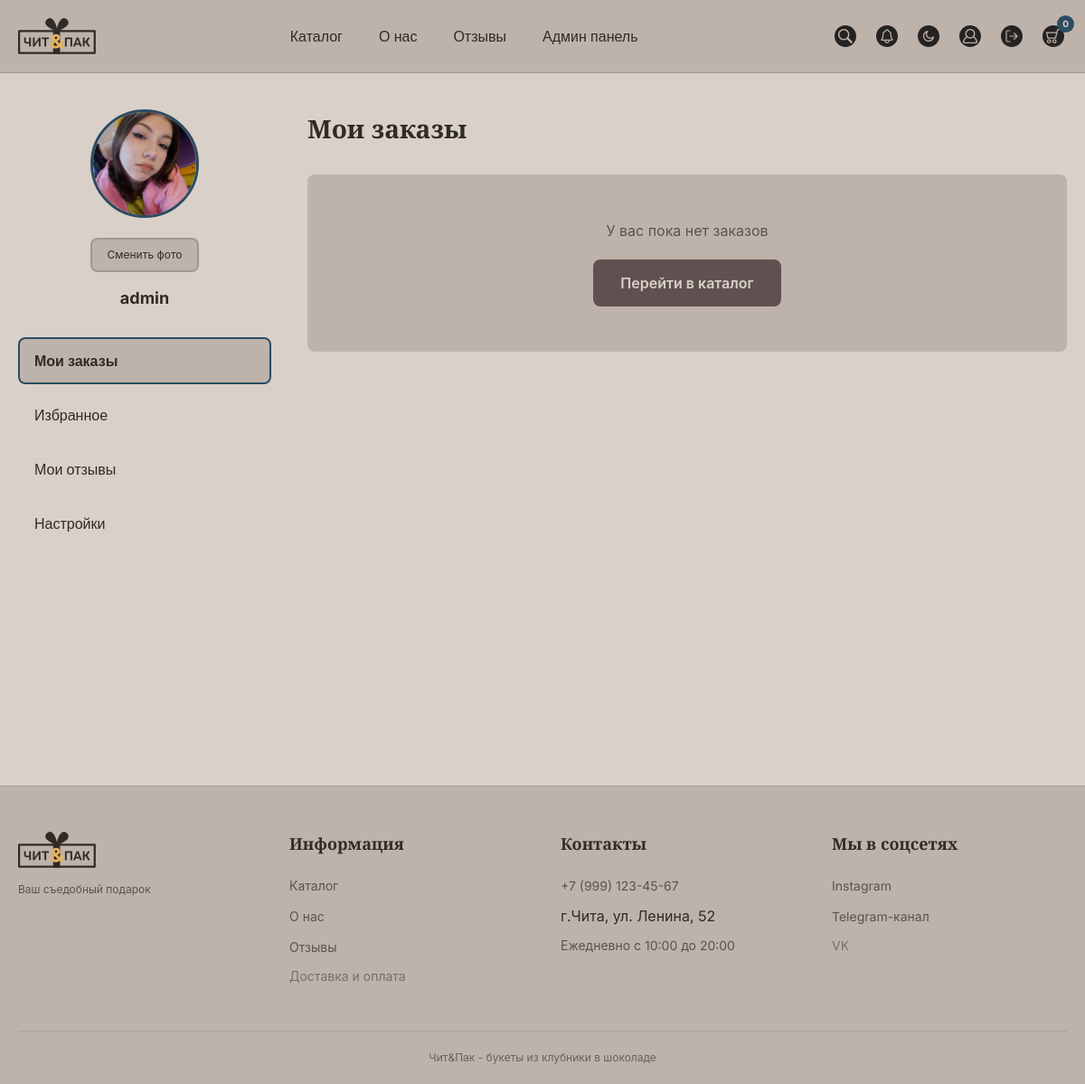
Page /profile/ (signed in) on the committed database.
### accounts/models.py (models this page shows, shortened)
class CustomUser(AbstractUser):
    ROLE_CHOICES = (
        ('client', 'Клиент'),
        ('admin', 'Администратор'),
    )
    role = models.CharField(max_length=10, choices=ROLE_CHOICES, default='client')
    phone = models.CharField(max_length=20, blank=True)
    address = models.TextField(blank=True)
    avatar = models.ImageField(upload_to='avatars/', blank=True, null=True)
    def is_admin_user(self):
        return self.role == 'admin' or self.is_superuser

### accounts/views.py (the view, shortened to what this page needs)
# urls.py: path('profile/', accounts_views.profile, name='profile'),
@login_required
def profile(request):
    orders = Order.objects.filter(user=request.user).order_by('-created_at')
    user_reviews = Review.objects.filter(user=request.user).order_by('-created_at')
    context = {
        'orders': orders,
        'user_reviews': user_reviews,
    }
    return render(request, 'profile.html', context)

### shop/context_processors.py (called while the page is built)
def cart_count(request):
    if request.user.is_authenticated:
        cart = Cart.objects.filter(user=request.user, is_active=True).first()
        count = cart.get_total_items() if cart else 0
        return {'cart_count': count}
    return {'cart_count': 0}

### shop/models.py (called while the page is built)
    def get_total_items(self):
        return sum(item.quantity for item in self.items.all())

### templates/profile.html (shortened to what this page needs)
{% extends 'base.html' %}
{% load static %}
{% block content %}
<section class="profile-section">
    <div class="container">
        <div class="profile-layout">
            <aside class="profile-sidebar">
                <div class="profile-avatar">
                    {% if user.avatar %}
                    <img src="{{ user.avatar.url }}" alt="{{ user.username }}" class="avatar-img">
                    {% else %}
                    <div class="avatar-circle">
                        <span class="avatar-initials">{{ user.username|make_list|first|upper }}</span>
                    </div>
                    {% endif %}
                    <form method="POST" enctype="multipart/form-data" id="avatarForm" class="avatar-form">
                        <label for="avatarUpload" class="avatar-upload-btn">Сменить фото</label>
                    </form>
                    <h3 class="profile-name">{{ user.get_full_name|default:user.username }}</h3>
                </div>
                <nav class="profile-nav">
                    <ul>
                        <li><a href="#orders" class="nav-link active" data-tab="orders">Мои заказы</a></li>
                        <li><a href="#favorites" class="nav-link" data-tab="favorites">Избранное</a></li>
                        <li><a href="#reviews" class="nav-link" data-tab="reviews">Мои отзывы</a></li>
                        <li><a href="#settings" class="nav-link" data-tab="settings">Настройки</a></li>
                    </ul>
                </nav>
            </aside>
            <div class="profile-content">
                <div id="orders-tab" class="tab-content active">
                    <h2 class="content-title">Мои заказы</h2>
                    {% if orders %}
                    <div class="orders-list">
                        {% for order in orders %}
                        <div class="order-card" onclick="showOrderDetails({{ order.id }})">
                            <div class="order-image">
                                {% if order.items.first.product.image %}
                                <img src="{{ order.items.first.product.image.url }}" alt="Заказ #{{ order.id }}">
                                {% else %}
                                <div class="order-image-placeholder"></div>
                                {% endif %}
                            </div>
                            <div class="order-info">
                                <div class="order-header">
                                    <h3 class="order-number">Заказ № {{ order.id }}</h3>
                                    <span class="order-status status-{{ order.status }}">
                                        {{ order.get_status_display }}
                                    </span>
                                </div>
                                <div class="order-details">
                                    <p class="order-date">{{ order.created_at|date:"d.m.Y, H:i" }}</p>
                                    <p class="order-amount">Сумма: {{ order.total_price }} ₽</p>
                                    <p class="order-items-count">Товаров: {{ order.items.count }}</p>
                                </div>
                            </div>
                        </div>
                        {% endfor %}
                    </div>
                    {% else %}
                    <div class="empty-orders">
                        <p>У вас пока нет заказов</p>
                        <a href="/catalog/" class="btn-primary">Перейти в каталог</a>
                    </div>
                    {% endif %}
                </div>
            </div>
        </div>
    </div>
</section>
{% endblock %}

### static/css/style.css (style rules this page uses)
:root { --bg-page-light: #d9d0c9; --header-card-light: #beb3ab; --text-light: #302b27; --bg-page-dark: #605151; --header-card-dark: #302b27; --text-dark: #d9d0c9; --bg-page: var(--bg-page-light); --bg-header: var(--header-card-light); --bg-card: var(--header-card-light); --text-primary: var(--text-light); --accent: #2c4c61; --accent-hover: #1e3646; --border-color: rgba(48,43,39,0.2); --border-focus: #2c4c61; --shadow: 0 4px 12px rgba(0,0,0,0.1); --shadow-hover: 0 8px 24px rgba(0,0,0,0.15); --radius: 8px; --transition: all 0.3s ease; }
* { margin: 0; padding: 0; box-sizing: border-box; }
body { font-family: 'Inter', -apple-system, BlinkMacSystemFont, 'Segoe UI', Roboto, sans-serif; font-size: 16px; color: var(--text-primary); background: var(--bg-page); line-height: 1.5; transition: background-color 0.3s ease, color 0.3s ease; }
.container { max-width: 1200px; margin: 0 auto; padding: 0 20px; }
.profile-section { padding: 40px 0 60px; min-height: calc(100vh - 72px); }
.profile-layout { display: flex; gap: 40px; }
.profile-sidebar { width: 280px; flex-shrink: 0; }
.profile-avatar { text-align: center; margin-bottom: 30px; }
.profile-name { font-family: 'Inter', sans-serif; font-weight: 600; font-size: 18px; color: var(--text-primary); }
.profile-nav ul { list-style: none; }
.profile-nav li { margin-bottom: 8px; }
.nav-link { display: block; padding: 12px 16px; font-family: 'Inter', sans-serif; font-weight: 500; font-size: 16px; color: var(--text-primary); text-decoration: none; border: 2px solid transparent; border-radius: var(--radius); transition: all 0.3s ease; }
.nav-link.active { background: var(--bg-card); border-color: var(--border-color); font-weight: 600; }
.profile-content { flex: 1; }
.content-title { font-family: 'Playfair Display', serif; font-weight: 600; font-size: 28px; color: var(--text-primary); margin-bottom: 30px; }
.btn-primary { display: inline-block; padding: 12px 28px; background: #605151; color: #d9d0c9; text-decoration: none; border: 2px solid #605151; border-radius: var(--radius); font-weight: 600; cursor: pointer; transition: all 0.3s ease; }

### templates/profile.html (style rules this page uses)
.profile-section { padding: 40px 0 60px; background: var(--bg-page); min-height: calc(100vh - 72px); }
.profile-layout { display: flex; gap: 40px; }
.profile-sidebar { width: 280px; flex-shrink: 0; }
.profile-avatar { text-align: center; margin-bottom: 30px; }
.avatar-img { width: 120px; height: 120px; border-radius: 50%; object-fit: cover; margin: 0 auto 16px; border: 3px solid var(--accent); }
.avatar-form { margin-bottom: 15px; }
.avatar-upload-btn { display: inline-block; padding: 8px 16px; background: var(--bg-card); border: 2px solid var(--border-color); border-radius: var(--radius); cursor: pointer; font-size: 12px; transition: all 0.3s ease; }
.profile-name { font-family: 'Inter', sans-serif; font-weight: 700; font-size: 18px; color: var(--text-primary); margin-top: 10px; }
.profile-nav ul { list-style: none; }
.profile-nav li { margin-bottom: 8px; }
.nav-link { display: block; padding: 12px 16px; font-family: 'Inter', sans-serif; font-weight: 500; font-size: 16px; color: var(--text-primary); text-decoration: none; border: 2px solid transparent; border-radius: var(--radius); transition: all 0.3s ease; }
.nav-link.active { background: var(--bg-card); border-color: var(--accent); font-weight: 600; }
.profile-content { flex: 1; }
.tab-content { display: none; }
.tab-content.active { display: block; }
.content-title { font-family: 'Playfair Display', serif; font-weight: 600; font-size: 28px; color: var(--text-primary); margin-bottom: 30px; }
.empty-orders, .empty-message { text-align: center; padding: 50px; background: var(--bg-card); border-radius: var(--radius); }
.empty-orders p, .empty-message { margin-bottom: 20px; opacity: 0.7; }

### rows in the picture
CustomUser: avatar (picture), get_full_name "admin"

### other values in the picture
{{ cart_count }} "0"
